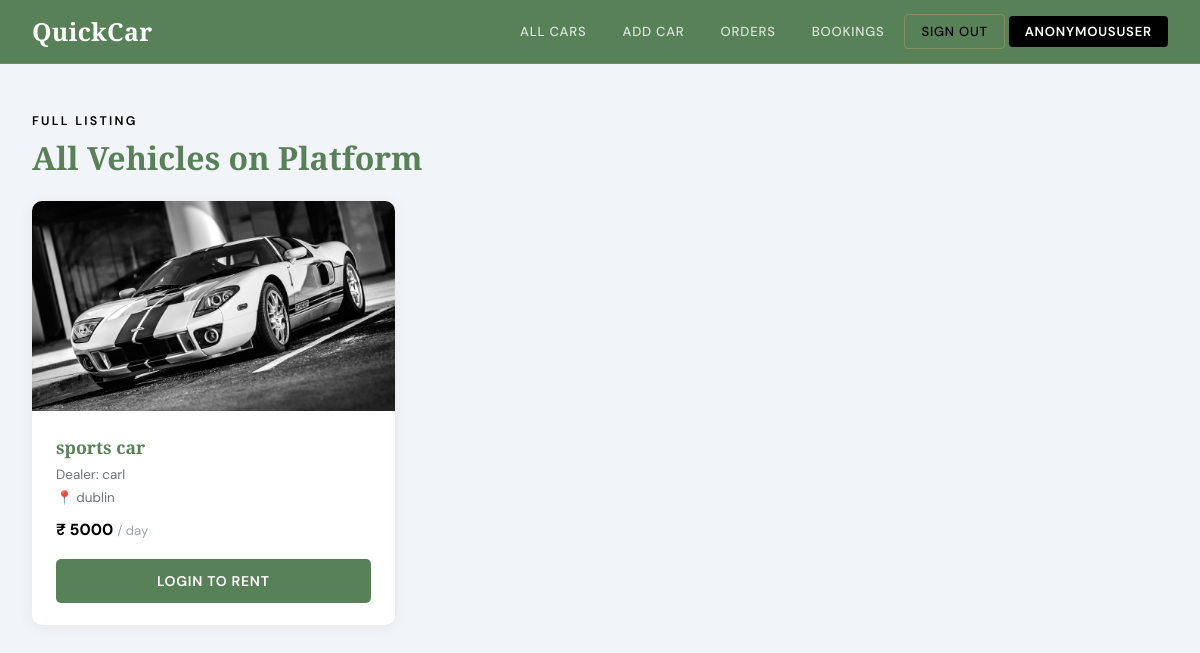
The app's page /home2/ with its own data.
### home/models.py (models this page shows, shortened)
class Car(models.Model):
    name = models.CharField(max_length=50)
    image = models.ImageField(upload_to="")
    car_dealer = models.ForeignKey(CarDealer, on_delete=models.PROTECT)
    capacity = models.CharField(max_length=2)
    location = models.ForeignKey(
        Location,
        on_delete=models.SET_NULL,
        null=True
    )
    is_available = models.BooleanField(default=True)
    rent = models.CharField(max_length=10, blank=True)

class CarDealer(models.Model):
    car_dealer = models.OneToOneField(User, on_delete=models.CASCADE)
    phone = models.CharField(
        validators=[MinLengthValidator(10), MaxLengthValidator(10)],
        max_length=10
    )
    location = models.ForeignKey(Location, on_delete=models.SET_NULL, null=True)
    earnings = models.IntegerField(default=0)
    type = models.CharField(max_length=20, blank=True)
    def __str__(self):
        return str(self.car_dealer)

class Location(models.Model):
    city = models.CharField(max_length=50)

### home/views.py (the view)
# urls.py: path("home2/", views.index3, name="index3"),
def index3(request):
    cars = Car.objects.all()
    return render(request, "index3.html", {'cars': cars})

### home/templates/index3.html (shortened to what this page needs)
{% extends "cardealerbase.html" %}
{% block body %}
<div style="padding: 1rem 0;">
  <div class="section-tag">Full Listing</div>
  <h2 class="section-title">All Vehicles on Platform</h2>
  <div class="row g-4">
    {% for car in cars %}
    <div class="col-lg-4 col-md-6">
      <div class="car-card">
        <img src="/media/{{ car.image }}" alt="{{ car.name }}">
        <div class="car-card-body">
          <div class="car-name">{{ car.name }}</div>
          <div class="car-meta">Dealer: {{ car.car_dealer }}</div>
          <div class="car-meta">📍 {{ car.location.city }}</div>
          <div class="car-price">₹ {{ car.rent }} <span style="font-weight:400;font-size:0.82rem;color:#9ca3af;">/ day</span></div>
          <a href="/customer_login/" class="btn-rent">Login to Rent</a>
        </div>
      </div>
    </div>
    {% endfor %}
  </div>
</div>
{% endblock body %}

### records on screen
Car: image (picture), name "sports car", car_dealer "carl", location.city "dublin", rent "5000"

### other values on screen
{{ request.user }} "ANONYMOUSUSER"
